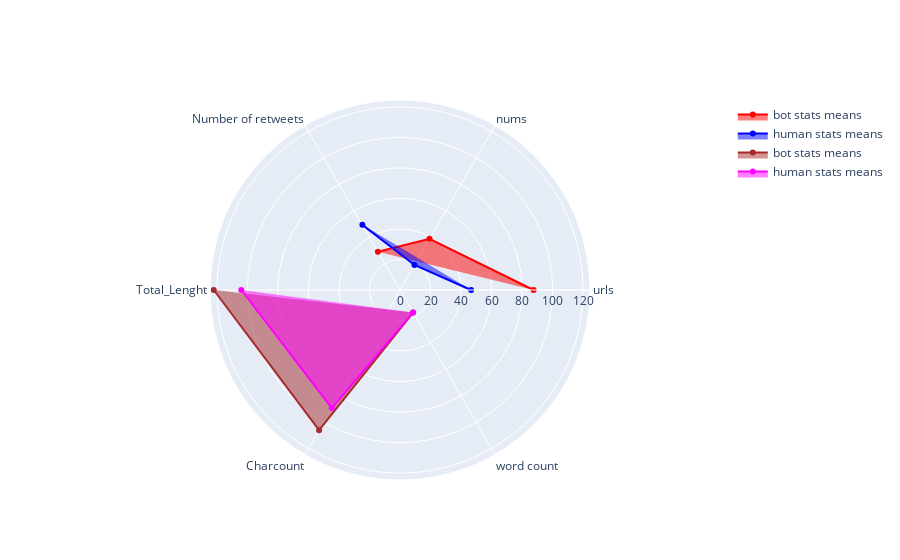

Notebook code for this chart:
### Code cell
import plotly.graph_objects as go

fig = go.Figure(
    data=[
        #         go.Scatterpolar(
        #             r=[df.loc[df["bot"] == "bot"]['total_length'].median(),
        #                 df.loc[df["bot"] == "bot"]['word_count'].median(),
        #                 df.loc[df["bot"] == "bot"]['num_unique_words'].median(),
        #                 df.loc[df["bot"] == "bot"]['num_retweet'].median() * 100,
        #                 df.loc[df["bot"] == "bot"]['char_count'].median()],
        #             theta=['Total_Lenght', 'WordCount',
        #                    'Count_unique_words', "Number of retweets", "Charcount"],
        #             fill='toself',
        #             line=dict(color='brown'),
        #             name="bot stats", subplot="polar"),

        #         go.Scatterpolar(
        #             r=[df.loc[df["bot"] == "human"]['total_length'].median(),
        #                 df.loc[df["bot"] == "human"]['word_count'].median(),
        #                 df.loc[df["bot"] == "human"]['num_unique_words'].median(),
        #                 df.loc[df["bot"] == "human"]['num_retweet'].median() * 100,
        #                 df.loc[df["bot"] == "human"]['char_count'].median()],
        #             theta=['Total_Lenght', 'WordCount',
        #                    'Count_unique_words', "Number of retweets", "Charcount"],
        #             fill='toself',
        #             line=dict(color='magenta'),
        #             name="human stats", subplot="polar2"),
        go.Scatterpolar(
            r=[df.loc[df["bot"] == "bot"]['num_url'].mean() * 100,
               df.loc[df["bot"] == "bot"]['num_number'].mean() * 100,
               df.loc[df["bot"] == "bot"]['num_retweet'].mean() * 100],
            theta=['urls', "nums", "Number of retweets"],
            fill='toself',
            line=dict(color='red'),
            name="bot stats means", subplot="polar3"),

        go.Scatterpolar(
            r=[df.loc[df["bot"] == "human"]['num_url'].mean() * 100,
               df.loc[df["bot"] == "human"]['num_number'].mean() * 100,
               df.loc[df["bot"] == "human"]['num_retweet'].mean() * 100],
            theta=['urls', "nums", "Number of retweets"],
            fill='toself',
            line=dict(color='blue'),
            name="human stats means", subplot="polar3"),

        go.Scatterpolar(
            r=[df.loc[df["bot"] == "bot"]['total_length'].mean(),
                df.loc[df["bot"] == "bot"]['char_count'].mean(),
                df.loc[df["bot"] == "bot"]['word_count'].mean()],
            theta=['Total_Lenght', 'Charcount', "word count"],
            fill='toself',
            line=dict(color='brown'),
            name="bot stats means", subplot="polar3"),

        go.Scatterpolar(
            r=[df.loc[df["bot"] == "human"]['total_length'].mean(),
                df.loc[df["bot"] == "human"]['char_count'].mean(),
                df.loc[df["bot"] == "bot"]['word_count'].mean()],
            theta=['Total_Lenght', 'Charcount', "word count"],
            fill='toself',
            line=dict(color='magenta'),
            name="human stats means", subplot="polar3")
    ],
    layout=go.Layout(
        polar3=dict(
            domain=dict(
                x=[1, 1],
                y=[1, 1]
            ),
            radialaxis=dict(visible=True,)),
        polar2=dict(
            domain=dict(
                x=[0, 0.3],
                y=[0, 0.45]
            ),
            radialaxis=dict(visible=True,)),

        polar=dict(
            domain=dict(
                x=[0.33, 0.6525],
                y=[0, 0.45]
            ),
            radialaxis=dict(visible=True,)),

        polar4=dict(
            domain=dict(
                x=[0.33, 0.6525],
                y=[0.55, 1]
            ),
            radialaxis=dict(visible=True,)),

        polar5=dict(
            domain=dict(
                x=[0.6775, 1],
                y=[0, 0.45]
            ),
            radialaxis=dict(visible=True,)),
        polar6=dict(
            domain=dict(
                x=[0.6775, 1],
                y=[0.55, 1]
            ),
            radialaxis=dict(visible=True,))
    )
)

fig.show()

### Figure 1 — Plotly figure (JSON) as saved in the notebook; plotly's stock layout.template omitted (floating-point values rounded to 4 significant figures)
{"data": [{"fill": "toself", "line": {"color": "red"}, "name": "bot stats means", "r": [87.53, 38.69, 28.94], "subplot": "polar3", "theta": ["urls", "nums", "Number of retweets"], "type": "scatterpolar"}, {"fill": "toself", "line": {"color": "blue"}, "name": "human stats means", "r": [46.6, 18.92, 49.29], "subplot": "polar3", "theta": ["urls", "nums", "Number of retweets"], "type": "scatterpolar"}, {"fill": "toself", "line": {"color": "brown"}, "name": "bot stats means", "r": [122.0, 106.0, 17.09], "subplot": "polar3", "theta": ["Total_Lenght", "Charcount", "word count"], "type": "scatterpolar"}, {"fill": "toself", "line": {"color": "magenta"}, "name": "human stats means", "r": [104.0, 89.33, 17.09], "subplot": "polar3", "theta": ["Total_Lenght", "Charcount", "word count"], "type": "scatterpolar"}], "layout": {"polar": {"domain": {"x": [0.33, 0.6525], "y": [0, 0.45]}, "radialaxis": {"visible": true}}, "polar2": {"domain": {"x": [0, 0.3], "y": [0, 0.45]}, "radialaxis": {"visible": true}}, "polar3": {"domain": {"x": [1, 1], "y": [1, 1]}, "radialaxis": {"visible": true}}, "polar4": {"domain": {"x": [0.33, 0.6525], "y": [0.55, 1]}, "radialaxis": {"visible": true}}, "polar5": {"domain": {"x": [0.6775, 1], "y": [0, 0.45]}, "radialaxis": {"visible": true}}, "polar6": {"domain": {"x": [0.6775, 1], "y": [0.55, 1]}, "radialaxis": {"visible": true}}}}
